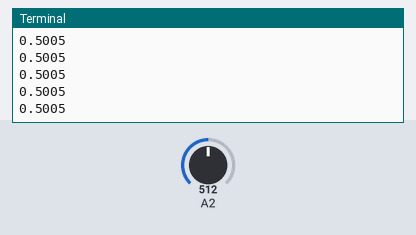
Bench run of a program on a simulated Arduino board driven over Firmata from a computer. Parts: the last lines printed to the terminal. The inputs (shaded band) are chosen by the test bench; at power-on: A2 = 512 (analog values on the 0–1023 scale).

Above: at 6.2 s.
6.3 s: A2 set to 716
At 6.31 s:
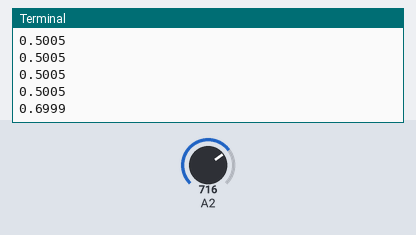
7.8 s: A2 set to 900
At 7.81 s:
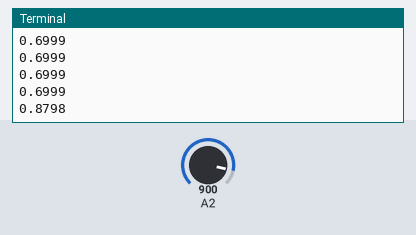
Timing chart, 0 to 10.8 s (numbered marks = the images above; inputs shaded):
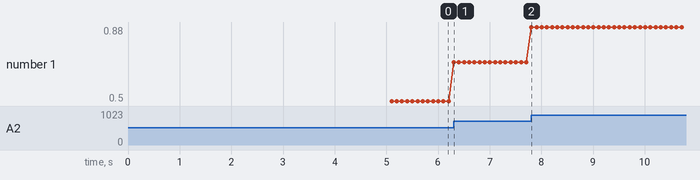

The program:

pyfirmata2_potentiometer.py
```python
from pyfirmata2 import Arduino
from time import sleep

if __name__ == "__main__":
    board = Arduino('my port here')
    print("Communication has started!")

    samplingRate = 100 # 100 Hz, tbm pode ser 10 Hz
    board.samplingOn(1000 / samplingRate) # o normal eh 19ms, aqui pus 10ms
    potentiometer = board.analog[2]

    def callBack(data):
        global potentiometer
        data = potentiometer.read()

    potentiometer.register_callback(callBack)
    potentiometer.enable_reporting()

    #####druga opcja
    samplingRate = 100 # 100 Hz, tbm pode ser 10 Hz
    board.samplingOn(1000 / samplingRate) # o normal eh 19ms, aqui pus 10ms
    potentiometer = board.analog[2]
    potentiometer.enable_reporting()

    while True:
        try:
            data = potentiometer.read()
            print(data)
            sleep(0.1)

        except KeyboardInterrupt:
            board.exit()
            potentiometer.disable_reporting()
```

Measured:
- after the input at 6.3 s, the terminal: prints a new line at once (image 1)
- after the input at 7.8 s, the terminal: prints a new line at once (image 2)
- plotted number 1: 0.5 → 0.7 after the input at 6.3 s, 0.7 → 0.88 after the input at 7.8 s
